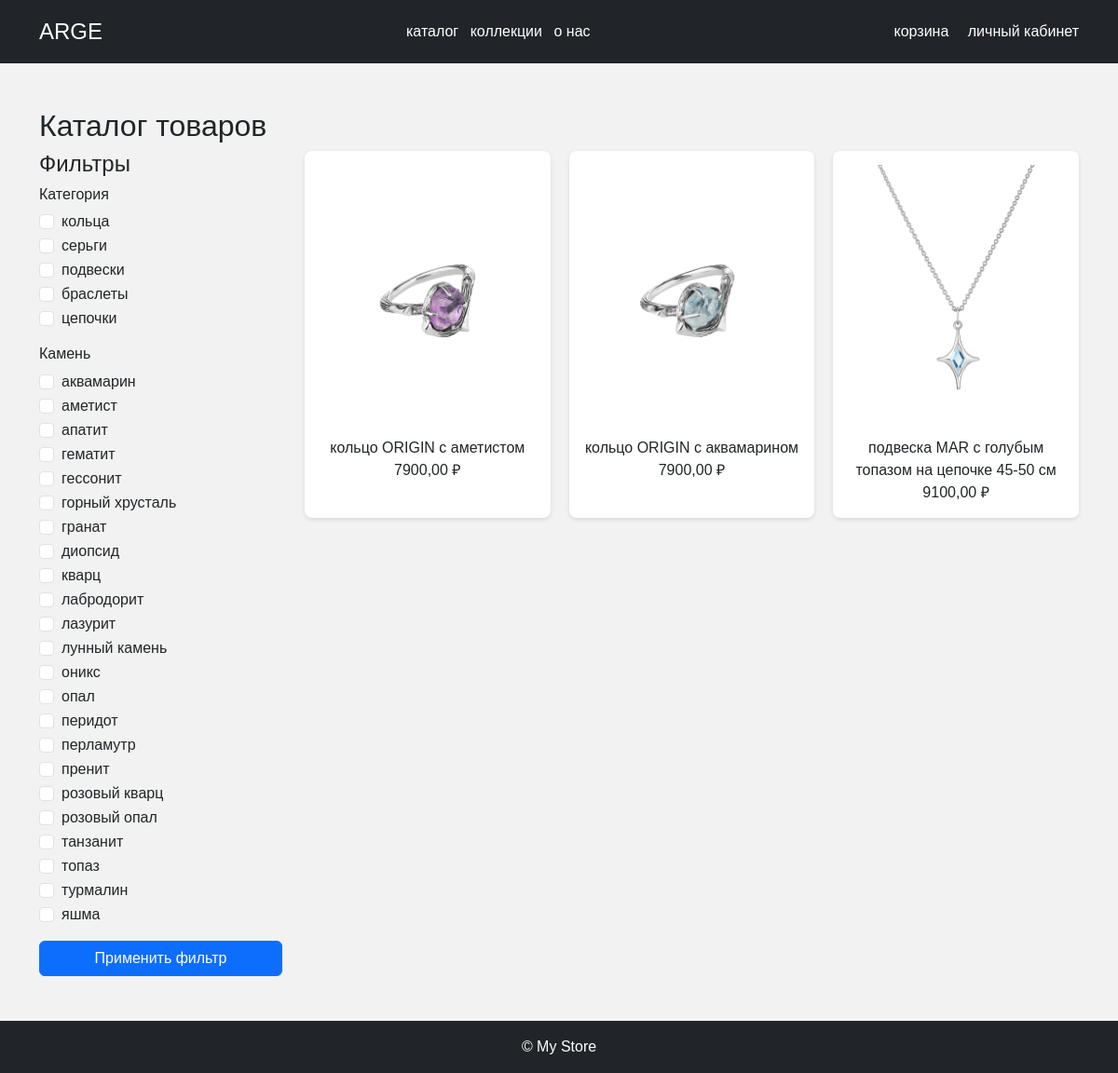
Page /catalog/ on the earlier database version.
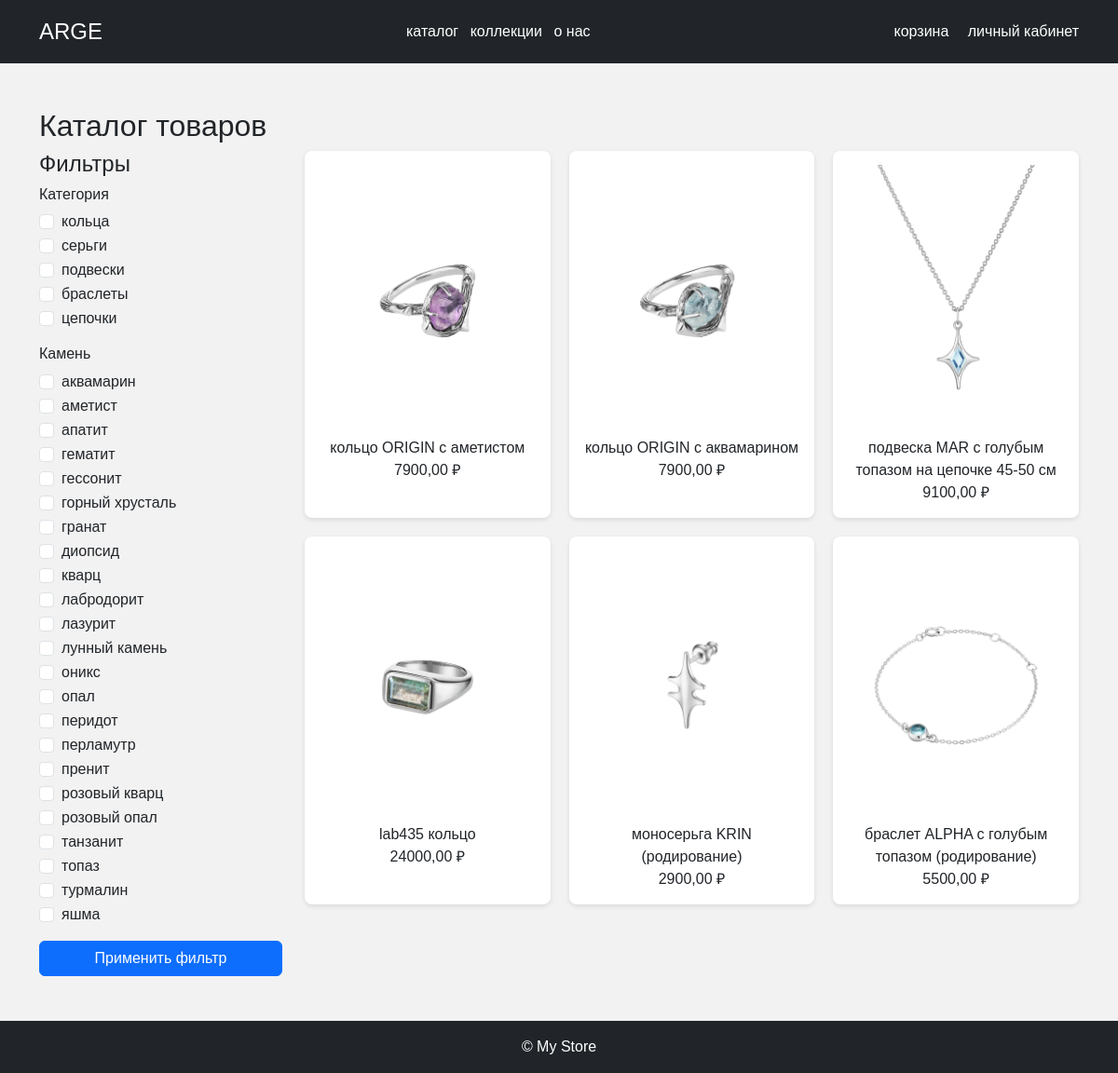
Same page on the later database version.
### members/models.py (models this page shows, shortened)
class Category(models.Model):
    name = models.CharField(max_length=255)
    description = models.TextField()
    class Meta:
        verbose_name = "Категория"
        verbose_name_plural = "Категории"

class Gemestone(models.Model):
    name = models.CharField(max_length=255)
    class Meta:
        verbose_name = "Камень"
        verbose_name_plural = "Камни"

class Product(models.Model):
    name = models.CharField(max_length=255)
    description = models.TextField()
    price = models.DecimalField(max_digits=10, decimal_places=2)
    category = models.ForeignKey(Category, related_name='products', on_delete=models.CASCADE)
    status = models.CharField(max_length=50, default='available')
    objects = models.Manager()
    available = AvailableProductsManager()
    class Meta:
        ordering = ['-price']
    class Meta:
        verbose_name = "Товар"
        verbose_name_plural = "Товары"

class ProductImg(models.Model):
    product = models.ForeignKey(Product, related_name='images', on_delete=models.CASCADE)
    img = models.ImageField(upload_to='product_images/', null=True, blank=True)
    class Meta:
        verbose_name = "Фото товара"
        verbose_name_plural = "Фото товаров"

### members/views.py (the view)
# urls.py: path('catalog/', views.catalog, name='catalog'),
def catalog(request):
    category_id = request.GET.get('category')
    gemestone_id = request.GET.get('gemestone')
    products = Product.objects.all()
    if category_id:
        products = products.filter(category_id=category_id)
    if gemestone_id:
        products = products.filter(gemestones__id=gemestone_id)
    categories = Category.objects.all()
    gemestones = Gemestone.objects.all()
    context = {
        'products': products,
        'categories': categories,
        'gemestones': gemestones,
        'selected_category': int(category_id) if category_id else None,
        'selected_gemestone': int(gemestone_id) if gemestone_id else None,
    }
    return render(request, 'catalog.html', context)

### templates/catalog.html (shortened to what this page needs)
{% extends "base.html" %}
{% load static %}
{% block content %}
    <section class="collection">
        <h2>Каталог товаров</h2>
        <div class="row">
            <div class="col-md-3">
                <h4>Фильтры</h4>
                <form method="get">
                    <div class="mb-3">
                        <h6>Категория</h6>
                        {% for category in categories %}
                            <div class="form-check">
                                <input class="form-check-input" type="checkbox" name="category" value="{{ category.id }}"
                                    {% if selected_category == category.id %}checked{% endif %}>
                                <label class="form-check-label">{{ category.name }}</label>
                            </div>
                        {% endfor %}
                    </div>
                    <div class="mb-3">
                        <h6>Камень</h6>
                        {% for gemestone in gemestones %}
                            <div class="form-check">
                                <input class="form-check-input" type="checkbox" name="gemestone" value="{{ gemestone.id }}"
                                    {% if selected_gemestone == gemestone.id %}checked{% endif %}>
                                <label class="form-check-label">{{ gemestone.name }}</label>
                            </div>
                        {% endfor %}
                    </div>
                    <button type="submit" class="btn btn-primary w-100">Применить фильтр</button>
                </form>
            </div>
            <div class="col-md-9">
                <div class="grid">
                    {% for product in products %}
                        <div class="product-card">
                            {% if product.images.all %}
                                <a href="{% url 'product_detail' product.id %}">
                                    <img src="{{ product.images.all.0.img.url }}" alt="{{ product.name }}">
                                </a>
                                <div>{{ product.name }}</div>
                                <div>{{ product.price }} ₽</div>
                            {% else %}
                                <img src="https://via.placeholder.com/300x200"  alt="Нет изображения">
                                <div>Товар без изображения</div>
                                <div>Цена не указана</div>
                            {% endif %}
                        </div>
                    {% empty %}
                        <p>Товаров не найдено.</p>
                    {% endfor %}
                </div>
            </div>
        </div>
    </section>
{% endblock %}

### templates/base.html (shortened to what this page needs)
{% load static %}
<!DOCTYPE html>
<html lang="ru">
<head>
    <link href="https://cdn.jsdelivr.net/npm/bootstrap@5.3.0/dist/css/bootstrap.min.css"  rel="stylesheet">
    <link rel="stylesheet" href="{% static 'styles.css' %}">
</head>
<body>
    <header class="bg-dark text-white p-3">
        <div class="container">
            <div class="d-flex justify-content-between align-items-center">
                <a href="{% url 'home' %}" class="text-white text-decoration-none fs-4">ARGE</a>
                <nav>
                    <ul class="list-inline mb-0">
                        <li class="list-inline-item"><a href="{% url 'catalog' %}" class="text-white text-decoration-none">каталог</a></li>
                        <li class="list-inline-item"><a href="#" class="text-white text-decoration-none">коллекции</a></li>
                        <li class="list-inline-item"><a href="#" class="text-white text-decoration-none">о нас</a></li>
                    </ul>
                </nav>
                <div>
                    <a href="{% url 'cart' %}" class="text-white text-decoration-none me-3">корзина</a>
                    <a href="{% url 'profile' %}" class="text-white text-decoration-none">личный кабинет</a>
                </div>
            </div>
        </div>
    </header>
    <main class="container mt-5">
        {% block content %}{% endblock %}
    </main>
    <footer class="bg-dark text-white text-center p-3 mt-5">
        &copy; {{ current_year }} My Store
    </footer>
</body>
</html>

### static/styles.css (style rules this page uses)
body { font-family: sans-serif; margin: 0; background: #f2f2f2; }
.grid { display: grid; grid-template-columns: repeat(auto-fill, minmax(220px, 1fr)); gap: 20px; }
.product-card { background-color: #fff; padding: 15px; border-radius: 8px; box-shadow: 0 2px 5px rgba(0,0,0,0.1); text-align: center; }
.product-card img { width: 100%; height: auto; object-fit: cover; border-radius: 6px; }

Differences in the rows shown:
added Product: images.all.0.img (picture), name "lab435 кольцо", price "24000,00"
added Product: images.all.0.img (picture), name "моносерьга KRIN (родирование)", price "2900,00"
added Product: images.all.0.img (picture), name "браслет ALPHA с голубым топазом (родирование)", price "5500,00"
